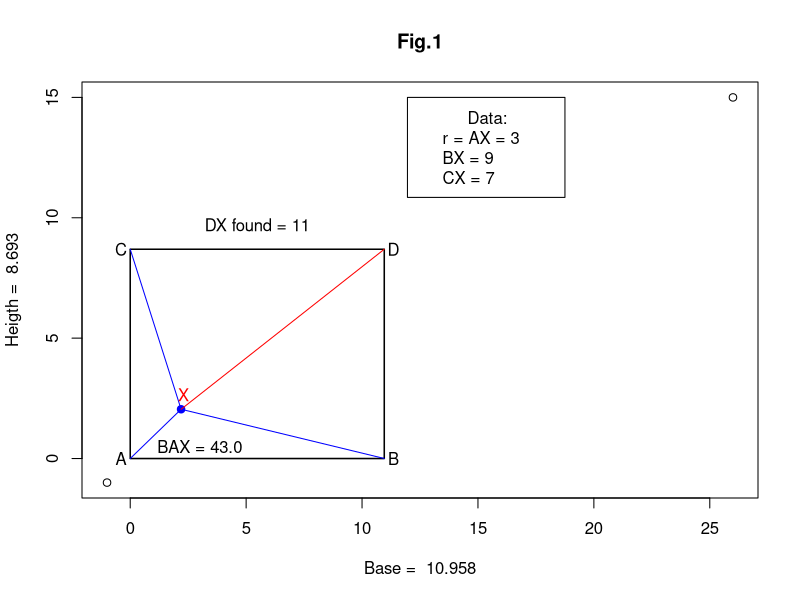
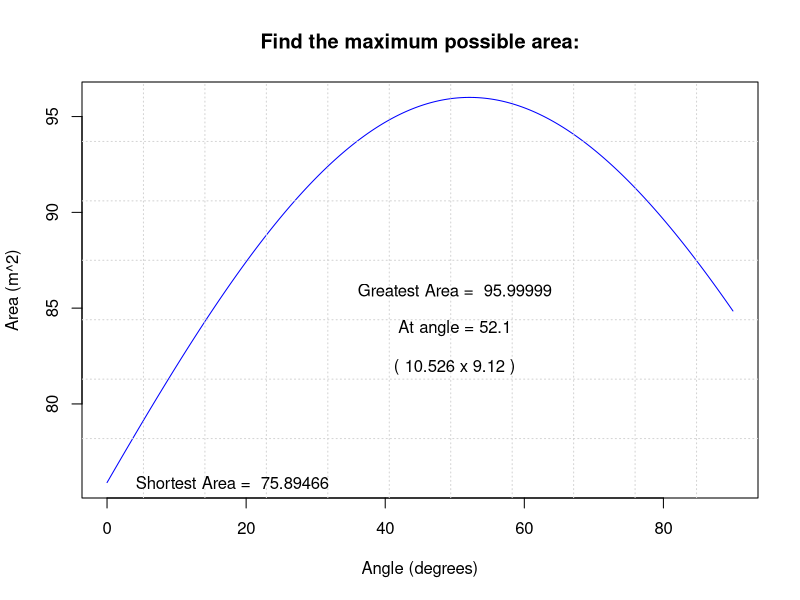
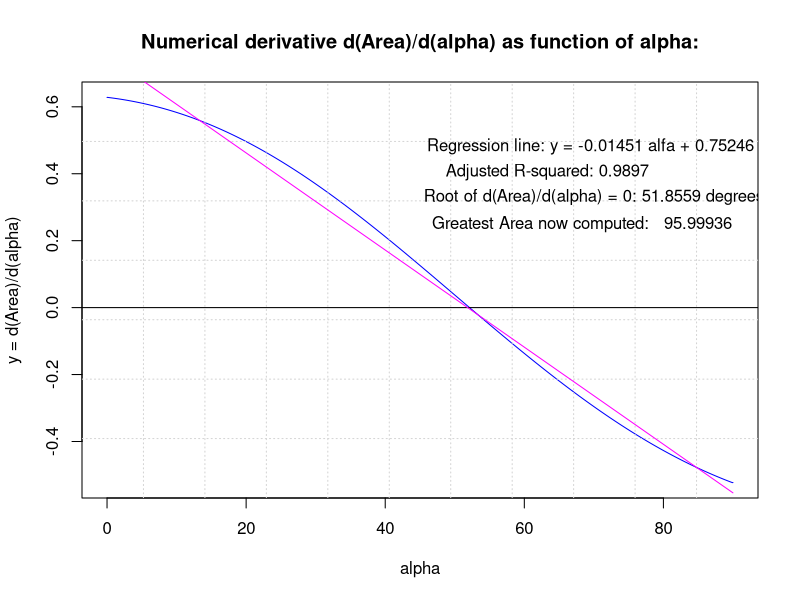

Write R code to recreate these figures, in order.
## ---- chunk 1
        trios <- data.frame(matrix(c(3,3,2,2,1,5,4,3,12,9,10,7,9,13,16,13,11,7,5,6,8,9,7,6),ncol=3))
        names(trios) <- c("AX","BX","CX")
        # sel <- sample(1:8, 1)
        # r <- trios[sel,1]
        # BX <- trios[sel,2]
        # CX <- trios[sel,3]
        # alfa <- sample(20:70,1)
        sel = 2
        AX <- r <- trios[sel,1]
        BX <- trios[sel,2]
        CX <- trios[sel,3]
        alfa <- sample(20:70,1)
        rad <- alfa * pi/180
        y <- r * sin(rad)
        x <- r * cos(rad)
        # Rectangle base:
        b <- sqrt(BX^2 - y ^ 2) + x
        # Rectangle height:
        h <- sqrt(CX^2 - x ^ 2) + y
        d <- sqrt(BX^2 + CX^2 - r^2)
        plot.new()
        plot(c(-1, 26), c(-1, 15), 
            xlab = paste("Base = ", sprintf("%5.3f", b)),
            ylab = paste("Heigth = ", sprintf("%5.3f", h)))

        area <- as.character(round(b * h,3))
        rect(0, 0, b, h, lwd = 1.5)
        points(x, y, pch = 19, col = "blue")
        lines(c(0,x,x,0,x,b),c(0,y,y,h,y,0),col="blue")
        lines(c(x,b),c(y,h),col="red")
        text(3,.5,sprintf("BAX = %4.1f",alfa))
        text(x+.1,y+.6,'X',col="red")
        text(-.4,.0,'A');text(b+.4,.0,'B')
        text(-.4,h,'C');text(b+.4,h,'D')
        text(b/2,h+1,sprintf('DX found = %2.0f',d))
        leg.txt <- c("      Data:          ",
                     sprintf(" r = AX = %d",r),
                     sprintf(" BX = %d",BX),
                     sprintf(" CX = %d",CX)
        )
        legend(b+1,15,leg.txt)
        title(main = "Fig.1")
## ---- chunk 2
# Running the corresponding R code:
  DX <- sqrt(BX^2+CX^2-AX^2)
  cat(sprintf('DX = %3.1f',DX))
## ---- chunk 3
trios <- data.frame(matrix(c(3,3,2,2,1,5,4,3,12,9,10,7,9,13,16,13,11,7,5,6,8,9,7,6),ncol=3))
        names(trios) <- c("AX","BX","CX")
        alf <- seq(0,90,0.1)
        A <- sapply(alf, function(x){
                    rad <- x*pi/180
                    y <- r * sin(rad)
                    x <- r * cos(rad)
                    b <- sqrt(BX^2 - y ^ 2) + x
                    h <- sqrt(CX^2 - x ^ 2) + y
                    b*h
                 })
        mxA <- max(A); mnA <- min(A)
        ind_max <- which.max(A)
        ang_max <- alf[ind_max]
        rng <- mxA - mnA
        rad <- ang_max * pi/180
        y <- r * sin(rad)
        x <- r * cos(rad)
        lx <- round(sqrt(BX^2 - y ^ 2) + x,3)
        ly <- round(sqrt(CX^2 - x ^ 2) + y,3)
        plot(alf,A,type = 'l',col = 'blue',
             xlab = "Angle (degrees)", ylab = "Area (m^2)")
        grid(11,7)
        # abline(v = input$alfa,col = "green")
        title(main = "Find the maximum possible area:")
        y1 <- mnA+rng/2; y2 <- y1-rng/10; y3 <- y2-rng/10
        text(50,y1,paste("Greatest Area = ",round(mxA,5)))
        text(50,y2,paste("At angle =", ang_max))
        text(50,y3,paste("(",lx,"x",ly,")"))
        text(18,mnA,paste("Shortest Area = ",round(mnA,5)))
## ---- chunk 4
        dx <- 0.1;alf <- seq(0,90,dx)
        A <- sapply(alf, function(x){
            rad <- x*pi/180
            y <- r * sin(rad)
            x <- r * cos(rad)
            b <- sqrt(BX^2 - y ^ 2) + x
            h <- sqrt(CX^2 - x ^ 2) + y
            b*h
        })
        grad <- matrix(0,length(alf),ncol = 1)
        for (i in 2:(length(alf)-1)){
            grad[i,1] <- (A[i+1]-A[i-1])/(2*dx)
        }
        grad[1,1] <- grad[2,1]
        grad[length(alf),1] <- grad[length(alf)-1,1]
        mxG <- max(grad)
        datos <- data.frame(alf,grad); names(datos) <- c('alfa','deriv')
        plot(alf,grad, type = 'l',col = 'blue',
             xlab = "alpha", ylab = "y = d(Area)/d(alpha)")
        grid(11,7)
        abline(h = 0, col = "black")
        title(main = "Numerical derivative d(Area)/d(alpha) as function of alpha:")
        # Linear model fitting:
        recta <- lm(datos$deriv ~ datos$alfa)
        coeffic <- summary(recta)$coef
        allc <- summary(recta)
        preds <- predict.lm(recta)
        lines(alf,preds, type = 'l', col = 'magenta')
        root <- -coeffic[1,1]/coeffic[2,1]
        y1 <- .765*mxG; dy <- .12*mxG; y2 <- y1-dy; y3 <- y2-dy; y4 <- y3-1.4*dy
        text(69.5,y1,sprintf('Regression line: y = %7.5f alfa + %7.5f',coeffic[2,1],
                             coeffic[1,1]))
        text(63.3,y2,sprintf('Adjusted R-squared: %6.4f',allc$adj.r.squared))
        text(70,y3,sprintf('Root of d(Area)/d(alpha) = 0: %7.4f degrees',root))
        rad <- root*pi/180
        y <- r * sin(rad)
        x <- r * cos(rad)
        b <- sqrt(BX^2 - y ^ 2) + x
        h <- sqrt(CX^2 - x ^ 2) + y
        great <-b*h
        text(68.3,y4,sprintf('Greatest Area now computed: %10.5f\n',great))

